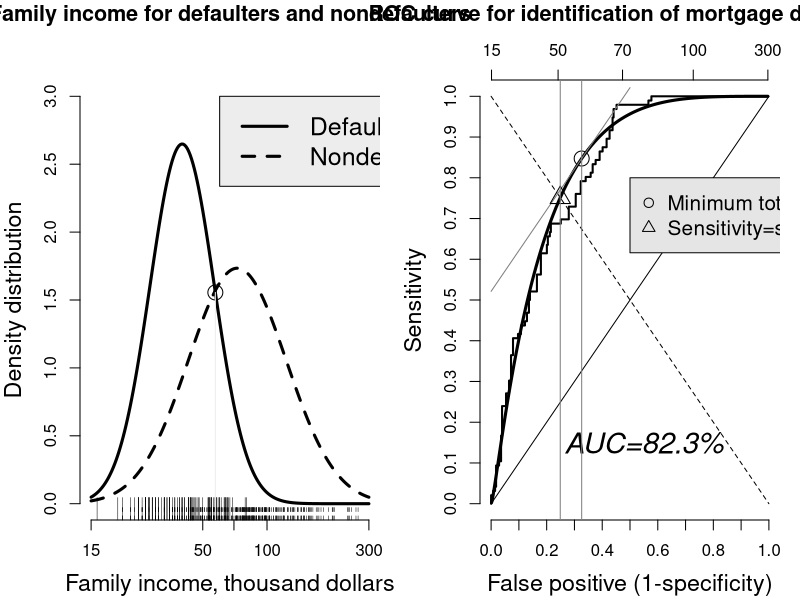

Generate this figure with R:
mortgageROC <- function() {
    # dump("mortgageROC","c:\\StatBook\\mortgageROC.r")
    da=read.csv("mortgageROC.csv",header=T)
    FamilyIncome=log10(da$FamilyIncome)
    Default=da$Default
    Y=FamilyIncome[Default=="yes"]
    X=FamilyIncome[Default=="no"]
    par(mfrow=c(1,2),mar=c(4,4,4,1))
    
    salval=c(15,50,70,100,300)
    Lxlab=log10(salval);Lr=range(Lxlab)
    muY=mean(Y);sdY=sd(Y)
    muX=mean(X);sdX=sd(X)
    x=seq(from=Lr[1],to=Lr[2],length=200)
    dY=dnorm(x,mean=muY,sd=sdY);dX=dnorm(x,mean=muX,sd=sdX)
    matplot(x,cbind(dY,dX),xlim=Lr,ylim=c(0,3),lty=1:2,type="l",col=1,lwd=3,xlab="",ylab="",axes=F)
    rug(Y,lty=1,ticksize=.075);rug(X,lty=2,ticksize=.05)
    mtext(side=1,"Family income, thousand dollars",cex=1.4,line=2.75)
    mtext(side=2,"Density distribution",cex=1.4,line=2.75)
    mtext(side=3,"Family income for defaulters and nondefaulters",cex=1.3,font=2,line=2.75)
    axis(side=1,Lxlab,labels=as.character(salval))
    axis(side=2,seq(from=0,to=3,by=.5))
    legend(log10(60),3,c("Defaulters","Nondefaulters"),lty=1:2,lwd=3,bg="gray93",cex=1.5)
    adi=abs(dX-dY)
    x.int=x[adi==min(adi)];d.int=dnorm(x.int,mean=muY,sd=sdY)
    points(x.int,d.int,cex=2)
    segments(x.int,-1,x.int,d.int,col="gray93")
    
    
    n=length(Default)
    ind=rep(0,n)
    ind[Default=="yes"]=1
    XY=FamilyIncome
    ind=ind[order(XY)];XY=XY[order(XY)]
    sens=comp.spec=rep(0,n)
    AUC=0
    for(i in 1:n)
    {
      sens[i]=sum(XY<XY[i] & ind==1)/sum(ind==1)
      comp.spec[i]=sum(XY<XY[i] & ind==0)/sum(ind==0)
      if(i>1) AUC=AUC+sens[i]*(comp.spec[i]-comp.spec[i-1])
    }
    
    plot(comp.spec,sens,type="s",axes=F,xlim=c(0,1),ylim=c(0,1),xlab="",ylab="",lwd=2)
    F1=pnorm(x,mean=muY,sd=sdY);F2=pnorm(x,mean=muX,sd=sdX)
    lines(F2,F1,lwd=3)
    segments(0,0,1,1);segments(0,1,1,0,lty=2)
    mtext(side=1,"False positive (1-specificity)",cex=1.4,line=2.75)
    mtext(side=2,"Sensitivity",cex=1.4,line=2.75)
    Lspec=pnorm(log10(salval),mean=muX,sd=sdX)
    axis(side=3,Lspec,labels=as.character(salval))
    axis(side=1,seq(from=0,to=1,by=.1));axis(side=2,seq(from=0,to=1,by=.1))
    mtext("ROC curve for identification of mortgage defaulters",line=2.75,font=2,cex=1.3)
    text(.55,.15,paste("AUC=",round(100*AUC,1),"%",sep=""),font=3,cex=1.75)
    term1=muX*sdY^2-muY*sdX^2
    undsq=term1^2-(sdY^2-sdX^2)*(sdY^2*muX^2-sdX^2*muY^2+sdX^2*sdY^2*log(sdX^2/sdY^2))
    u.opt=(term1-sqrt(undsq))/(sdY^2-sdX^2)
    Fx.opt=pnorm((u.opt-muX)/sdX);Fy.opt=pnorm((u.opt-muY)/sdY)
    points(Fx.opt,Fy.opt,cex=2);segments(Fx.opt,-1,Fx.opt,1.2,col="gray50")
    print(paste("Min tot error threshold=",round(10^u.opt)))
    x=c(0,.5);lines(x,Fy.opt+(x-Fx.opt),col="gray50")
    
    u.opt=(sdX*muY+sdY*muX)/(sdX+sdY)
    Fx.opt=pnorm((u.opt-muX)/sdX);Fy.opt=pnorm((u.opt-muY)/sdY)
    points(Fx.opt,Fy.opt,pch=2,cex=2);segments(Fx.opt,-1,Fx.opt,1.2,col="gray50")
    print(paste("Min sens=spec threshold=",round(10^u.opt)))
    legend(.5,.8,c("Minimum total error","Sensitivity=specificity"),pch=1:2,cex=1.25,bg="gray90")
    
    AUC.th=pnorm((muX-muY)/sqrt(sdX^2+sdY^2))
    paste("Binormal AUC=",round(100*AUC.th,1),"%",sep="")
  }

mortgageROC()
